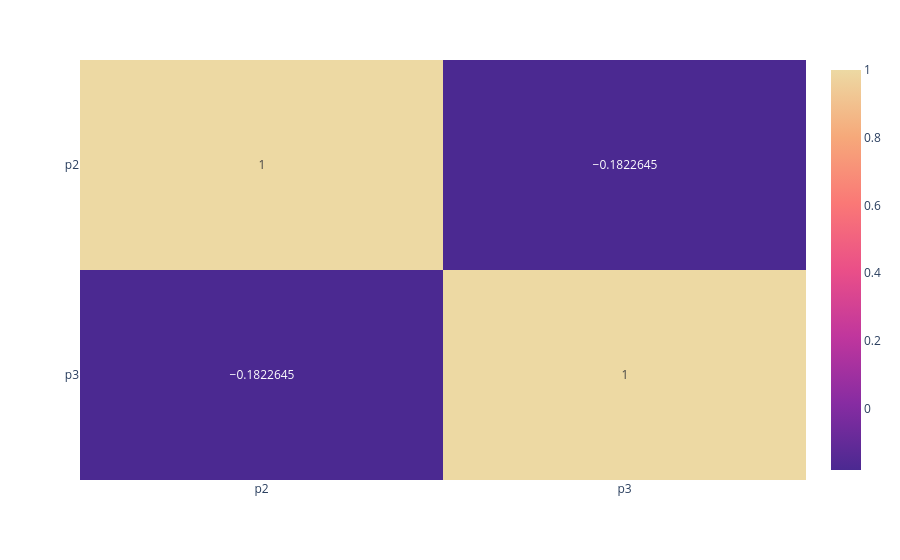

The notebook cell this image was saved under:
### Code cell
fig_corr

### Figure 1 — Plotly figure (JSON) as saved in the notebook; plotly's stock layout.template omitted (floating-point values rounded to 4 significant figures)
{"data": [{"coloraxis": "coloraxis", "hovertemplate": "x: %{x}<br>y: %{y}<br>color: %{z}<extra></extra>", "name": "0", "texttemplate": "%{z}", "type": "heatmap", "x": ["p2", "p3"], "xaxis": "x", "y": ["p2", "p3"], "yaxis": "y", "z": [[1.0, -0.1823], [-0.1823, 1.0]]}], "layout": {"coloraxis": {"colorscale": [[0, "rgb(75, 41, 145)"], [0.1667, "rgb(135, 44, 162)"], [0.3333, "rgb(192, 54, 157)"], [0.5, "rgb(234, 79, 136)"], [0.6667, "rgb(250, 120, 118)"], [0.8333, "rgb(246, 169, 122)"], [1, "rgb(237, 217, 163)"]]}, "margin": {"t": 60}, "xaxis": {"anchor": "y", "domain": [0, 1]}, "yaxis": {"anchor": "x", "autorange": "reversed", "domain": [0, 1]}}}
